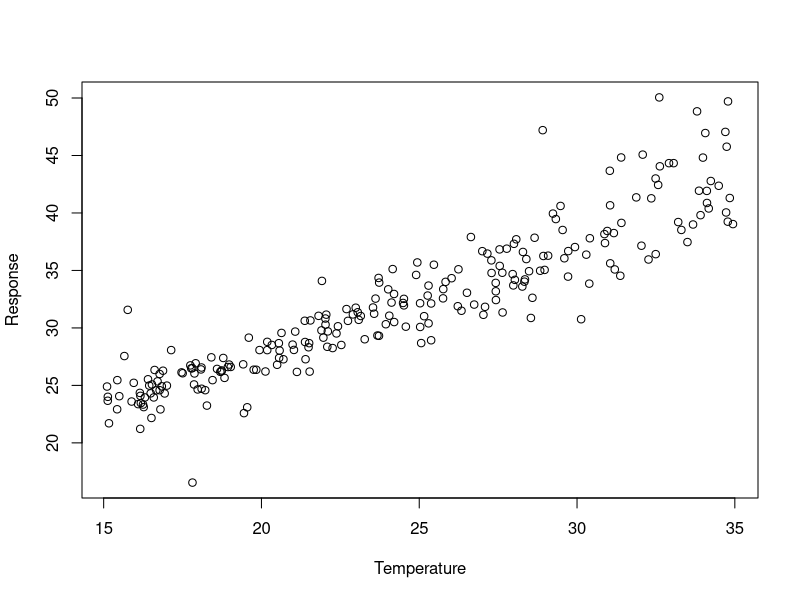

Write R code to recreate this figure. (Note: this script raises an error after producing the figure.)
## ---- chunk 1
invisible(NULL)
## ---- chunk 2
d <- read.csv("examples/measurements.csv")
fit <- lm(response ~ temperature + group,
          data = d)
fit
## ---- chunk 3
coef(fit)
## ---- chunk 4
head(predict(fit, d), 3)
## ---- chunk 5
plot(d$temperature, d$response,
     xlab = "Temperature",
     ylab = "Response")
## ---- chunk 6
for (i in 1:20) {
  cat(sprintf("\rfit [%s%s] %3d%%",
      strrep("=", i), strrep(" ", 20 - i), i * 5))
  flush.console()
  Sys.sleep(0.15)
}
cat("\n")
## ---- chunk 7
cat("download 0%\rdownload 50%\rdownload 100%\n")
## ---- chunk 8
for (i in seq_len(10000)) {
  cat(sprintf("row %05d\n", i))
}
cat("fit complete\n")
## ---- chunk 9
checkpoint <- 42
stop("inspect me")
## ---- chunk 10
checkpoint
## ---- chunk 11
name <- readline("name> ")
name
## ---- chunk 12
inspect_mean <- function(x) {
  browser()
  mean(x)
}

inspect_mean(c(1, 2, 3))
## ---- chunk 13
sessionInfo()
